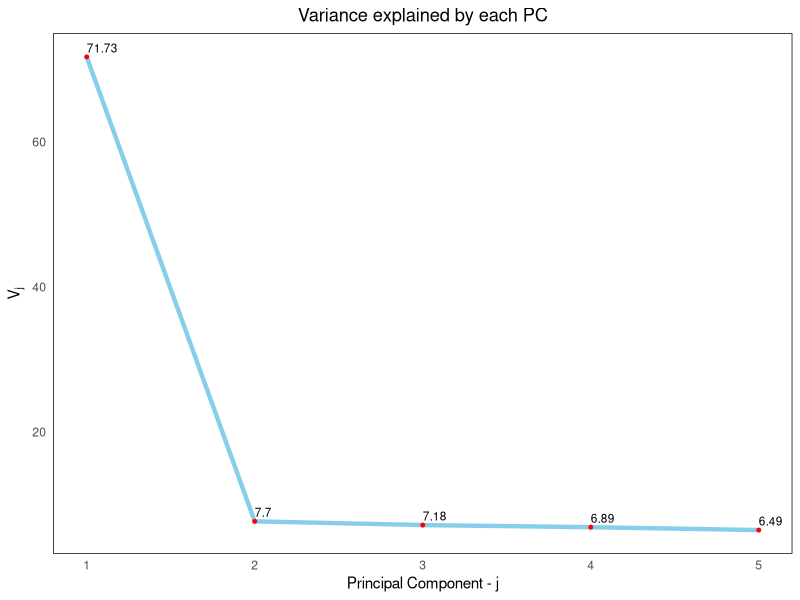

The R script that drew this image:
library(mvtnorm)
library(ggplot2)

set.seed(123)

# --- Generate Data ---
p <- 5
n <- 1000
loadings <- matrix(runif(2 * p), ncol = 2)
latent_factors <- rmvnorm(n, mean = c(0, 0), sigma = matrix(c(2, 0.8, 0.8, 1), nrow = 2, byrow = TRUE))
X <- loadings %*% t(latent_factors) + matrix(rnorm(p * n), nrow = p, ncol = n)

# --- Perform PCA ---
Sx <- cov(t(X))
eig <- eigen(Sx)
theta <- eig$vectors
alpha <- eig$values

# SVD <- svd(t(X))
# D <- SVD$d
# alpha <- D^2 / (n-1)

variance <- alpha * 100 / sum(alpha)
cumvar <- cumsum(variance)
pca <- data.frame(
  eig = alpha,
  variance = variance,
  cumvariance = cumvar
)




# --- Create Scree Plot ---
scree_plot <- ggplot(pca, aes(x = 1:nrow(pca), y = variance)) +
  geom_line(stat = "identity", color = "skyblue", size = 1.5) +
  geom_point(aes(x = 1:nrow(pca), y = variance), color = "red", size = 1) +
  geom_text(aes(x = 1:nrow(pca), y = variance, label = round(variance, 2)),
            vjust = -0.5, hjust = 0, color = "black", size = 3) +
  labs(title = "Variance explained by each PC",
       x = "Principal Component - j",
       y = expression(V[j]),
       )+
  theme_minimal()+
  theme(plot.title = element_text(hjust = 0.5),
        plot.background = element_rect(fill = "white", color = NA),  
        panel.background = element_rect(fill = "white"),
        panel.grid = element_blank(),
        panel.border = element_blank() )

print(scree_plot)

